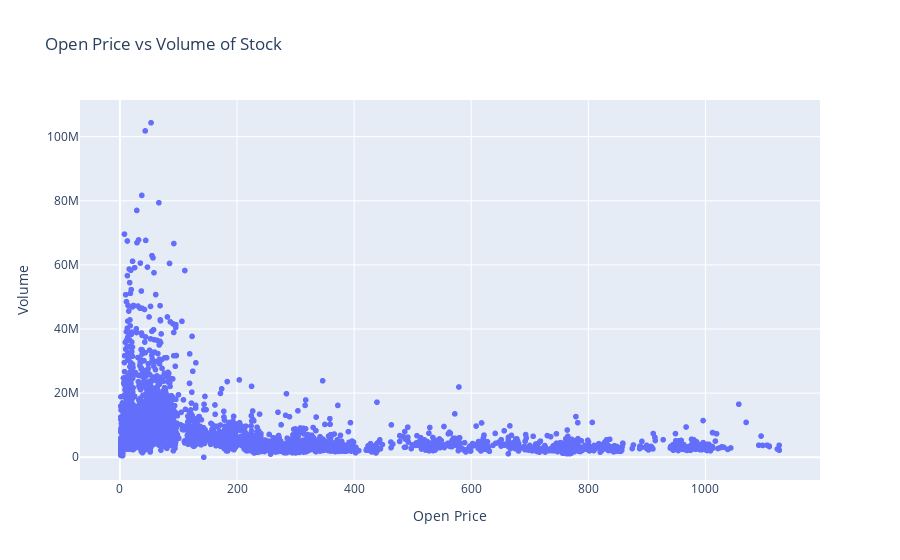

Notebook cell for this chart:
### Markdown cell above
## Comparison with `plotly.express`

To illustrate the simplicity of `plotly.express`, the same visualization can be achieved with fewer lines of code.

In plotly express we set the axis values and the title within the same function call `px.<plot_type>(x=<x-axis value source>,y=<y-axis value source>,title=<title as a string>)`.

### Code cell
# Create the same plot using plotly.express

fig_px = px.scatter(
    df_stock, 
    x='Open', 
    y='Volume', 
    title='Open Price vs Volume of Stock',
    labels={'Open': 'Open Price', 'Volume': 'Volume'}
)

# Display the figure created with Plotly Express
fig_px.show()

### Figure 1 — Plotly figure (JSON) as saved in the notebook; plotly's stock layout.template omitted (floating-point values rounded to 4 significant figures; data arrays with more than 128 entries replaced by an {"elided": "..."} marker saying what was removed)
{"data": [{"hovertemplate": "Open Price=%{x}<br>Volume=%{y}<extra></extra>", "legendgroup": "", "marker": {"color": "#636efa", "symbol": "circle"}, "mode": "markers", "name": "", "showlegend": false, "type": "scattergl", "x": {"elided": "5153 float values"}, "xaxis": "x", "y": {"elided": "5153 int values"}, "yaxis": "y"}], "layout": {"legend": {"tracegroupgap": 0}, "title": {"text": "Open Price vs Volume of Stock"}, "xaxis": {"anchor": "y", "domain": [0, 1], "title": {"text": "Open Price"}}, "yaxis": {"anchor": "x", "domain": [0, 1], "title": {"text": "Volume"}}}}
